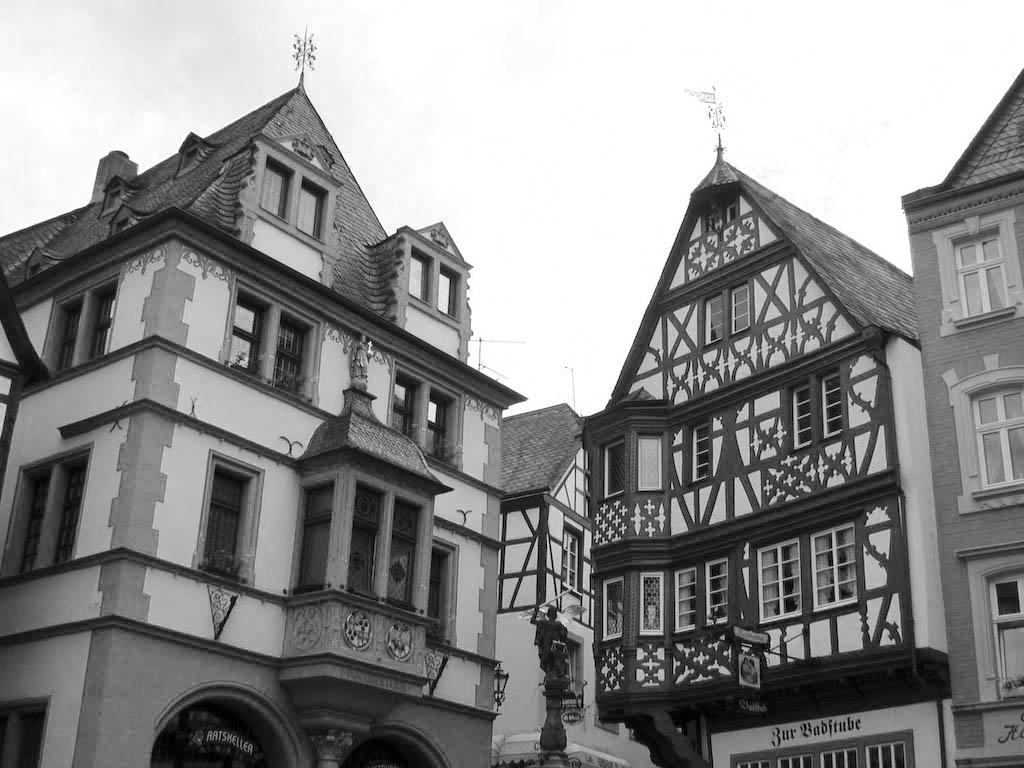
#> input picture Görüntüİşleme/opencv/res/otsu.jpg, 1024 x 768 px
$ python otsumethod.py
#> lines starting #> are read from the running program, lines starting #| are printed output that depends on the picture; after the words box and inside, x2 and y2 are one past the last pixel; in counts of white or black regions, pixels touching at a corner belong together
import numpy as np
import cv2
#Numpy ve OpenCV modüllerini dahil ediyoruz.
#Numpy, Python'da matematiksel işlemler yapmak için kullanılırken, OpenCV görüntü işleme için kullanılır.

# Görüntüyü yükle
img = cv2.imread('res/otsu.jpg', 0)#Resmi okuyoruz. 'res/otsu.jpg' belirtilen dosya yolundaki görüntüyü okuyoruz. İkinci argüman olan '0', okunan görüntünün gri tonlamalı olmasını sağlar.
#> img is the input picture: shape (768, 1024); min 0, max 255, mean 141.3

# Görüntünün boyutunu al
height, width = img.shape#Resmin yüksekliği ve genişliği alınır.
#> height = 768; width = 1024

# Histogramı hesapla
hist = cv2.calcHist([img], [0], None, [256], [0, 256]) #Görüntünün histogramını hesaplar. calcHist fonksiyonu bir görüntü için histogram hesaplar. İlk argüman, görüntüdür.
#> hist = 256 values, max 129724 at index 255, min 73 at index 219, mean 3072
# İkinci argüman, hesaplanacak histogramın kanalıdır. Gri tonlamalı görüntüler için, bu her zaman [0] dır.
# Üçüncü argüman, maskeden özellikler hesaplamak için kullanılacak bir maske belirler.
# Dördüncü argüman, histogramın boyutunu belirler.
# Beşinci argüman, hesaplanan histogramın aralığını belirler.

# Toplam piksel sayısını hesapla
total_pixels = height * width #Toplam piksel sayısı hesaplanır.
#> total_pixels = 786432

# Sınıf sayısını tanımla
class_number = 256 #piksel yoğunluklarının 0'dan 255'e kadar olan tüm olası değerlerini içeren 256 sınıfı temsil eder. Bu sayede Otsu eşikleme yöntemi, görüntüdeki farklı sınıfların (arkaplan ve nesne) ayrılmasını sağlar ve optimal bir eşik değeri bulunabilir.

# Eşik değerini bulmak için değişkenleri tanımla
max_variance = 0
threshold = 0

# Otsu eşikleme yöntemini uygula
for i in range(1, class_number): #Otsu eşikleme yöntemini uygulamak için, görüntünün histogramındaki her piksel değeri için bir eşik değeri hesaplanır.
    # Sınıfları ayır
    class1 = np.sum(hist[:i]) #Piksel değerleri iki sınıfa bölünür.class1 değişkeni, histogramın sıfırdan i-1 arasındaki piksel değerlerinin toplamını
    class2 = np.sum(hist[i:])#Piksel değerleri iki sınıfa bölünür.class2 değişkeni ise i'den 256'ya kadar olan piksel değerlerinin toplamını verir
    # Bu şekilde, histogramdaki piksel değerleri iki sınıfa ayrılmış olur ve her sınıfın toplam piksel sayısı hesaplanmış olur. Bu sınıfların ağırlıkları daha sonra kullanılmak üzere hesaplanacaktır.

    # Piksel sayılarını hesapla
    w1 = class1 / total_pixels #Sınıfların ağırlıkları hesaplanır.
    w2 = class2 / total_pixels #Otsu eşikleme yöntemi, bir görüntüyü iki sınıfa bölerek arka plan ve nesne gibi iki bölgeyi tanımlamayı amaçlar. w1, histogramın sol tarafındaki sınıfın ağırlığıdır ve w2, histogramın sağ tarafındaki sınıfın ağırlığıdır.
    # Bu ağırlıklar, her sınıftaki piksellerin toplam sayısının görüntünün toplam piksel sayısına bölünmesi ile hesaplanır.

    # Ortalama değerleri hesapla
    if class1 == 0: #if blokları, eğer sınıfın toplam piksel sayısı 0 ise, o sınıf için ortalama değeri 0 olarak belirler. Bu durum, eğer bir sınıfta hiç piksel yoksa, o sınıfa ait ortalama değeri hesaplamaya çalışırken oluşabilecek bölme hatasını önler.
        mean1 = 0
    else:
        mean1 = np.sum(np.arange(i) * hist[:i]) / class1 # histogramda bulunan piksel değerlerinin belirli bir eşik değerine kadar olan kısmının ortalamasını hesaplar. İlk olarak, np.arange(i) ifadesi, 0'dan i'ye kadar olan tam sayıları bir dizi olarak döndürür. Bu, histogramda bulunan piksel değerlerinin dizisine karşılık gelir. Daha sonra, bu değerler histogramdaki piksel değerleriyle çarpılır. np.sum işlevi, çarpımların toplamını hesaplar. Son olarak, bu toplam, sınıf1'teki piksel sayısına bölünür, böylece belirli bir eşik değerine kadar olan piksel değerleri için ortalama değer hesaplanmış olur.
    if class2 == 0: #if blokları, eğer sınıfın toplam piksel sayısı 0 ise, o sınıf için ortalama değeri 0 olarak belirler. Bu durum, eğer bir sınıfta hiç piksel yoksa, o sınıfa ait ortalama değeri hesaplamaya çalışırken oluşabilecek bölme hatasını önler.
        mean2 = 0
    else: #mean1 ve mean2 değişkenleri hesaplanır. Bunlar, her bir sınıf için ortalama piksel değerleridir. Bu hesaplama, o sınıftaki her pikselin değeri ile o pikselin sayısının çarpımının toplamının, sınıfın toplam piksel sayısına bölünmesiyle yapılır.
        mean2 = np.sum(np.arange(i, class_number) * hist[i:]) / class2 #mean2 değişkeni, eşik değerinin sağ tarafındaki piksellerin ortalamasını hesaplar. İlk olarak, np.arange(i, class_number) ifadesi, eşik değerinin sağ tarafındaki piksel değerlerinin aralığını belirler. Daha sonra, hist[i:] ifadesi, bu piksel değerleri için histogramda ilgili piksel sayısını verir. np.arange(i, class_number) * hist[i:] ifadesi, bu piksel değerlerini ilgili piksel sayısı ile çarpıp, histogramda bu piksel değerlerine karşılık gelen toplam piksel değerlerini hesaplar. Son olarak, np.sum() işlemi, tüm bu piksel değerlerinin toplamını verir. Bu toplam, eşik değerinin sağ tarafındaki piksellerin toplam piksel değerini verir. Bu toplamı sınıf sayısına bölersek, ortalama değeri elde ederiz.
    # Varyansları hesapla
    variance = w1 * w2 * ((mean1 - mean2) ** 2) # sınıfların ağırlıkları ve ortalama değerlerinin farkının karesinin, sınıfların ağırlıklarının çarpımına çarpılmasıyla elde edilir. Bu hesaplama, sınıfların homojenliğini gösteren bir ölçüdür.
    # Varyans en büyük değerse eşik değerini güncelle
    if variance > max_variance:  #, eğer variance değeri daha önceki tüm değerlerden büyükse, max_variance değişkeni bu yeni değere eşitlenir ve threshold değişkeni de i değerine eşitlenir. Bu, şimdiye kadar hesaplanan en iyi eşik değerini belirlemeye çalışır.
        max_variance = variance
        threshold = i
#> this loop made 255 passes
#> (class1, class2, w1, w2, mean1, mean2, variance, max_variance) on passes 1 to 10: (598, 785834, 0.00076, 0.999, 0, 32640, 809487.1, 809487.1), (973, 785459, 0.00124, 0.999, 1, 32639, 1316318.8, 1316318.8), (1497, 784935, 0.0019, 0.998, 3, 32637, 2023362.8, 2023362.8), (2142, 784290, 0.00272, 0.997, 6, 32634, 2891709.7, 2891709.7), (2848, 783584, 0.00362, 0.996, 10, 32630, 3839468.5, 3839468.5), (3619, 782813, 0.0046, 0.995, 15, 32625, 4871086.7, 4871086.7), (4434, 781998, 0.00564, 0.994, 21, 32619, 5957456.6, 5957456.6), (5247, 781185, 0.00667, 0.993, 28, 32612, 7036414.3, 7036414.3), (6118, 780314, 0.00778, 0.992, 36, 32604, 8187262.2, 8187262.2), (7059, 779373, 0.00898, 0.991, 45, 32595, 9424713.8, 9424713.8)
#> (class1, class2, w1, w2, mean1, mean2, max_variance) on passes 61 to 66: (174781, 611651, 0.222, 0.778, 1830, 30810, 145168476.4), (178615, 607817, 0.227, 0.773, 1891, 30749, 146184348.1), (182323, 604109, 0.232, 0.768, 1953, 30687, 147036983.9), (186068, 600364, 0.237, 0.763, 2016, 30624, 147821965.6), (189756, 596676, 0.241, 0.759, 2080, 30560, 148488118.1), (193406, 593026, 0.246, 0.754, 2145, 30495, 149048445.4)

# Eşik değerini düşük bir değere ayarlayarak görüntüyü ikili hale getir
binary_img = np.zeros((height, width), dtype=np.uint8) #belirtilen boyutlarda bir siyah beyaz (binary) görüntü dizisi oluşturur. height ve width değişkenleri, oluşturulan dizinin boyutlarını belirler. Dizinin tüm öğeleri başlangıçta sıfır olarak ayarlanır, yani siyah renkli bir görüntüdür. dtype değişkeni, oluşturulan dizinin veri tipini belirtir. np.uint8, 0-255 aralığında tamsayı değerleri kullanır.
binary_img[img >= 50] = 255 #img" adlı bir görüntüdeki piksellerin 130'dan büyük veya eşit olduğu durumlarda "binary_img" adlı başka bir görüntüdeki pikselleri 255 (beyaz) olarak ayarlar ve diğer tüm pikselleri 0 (siyah) olarak ayarlar. Böylece, "binary_img" adlı görüntü, 130'dan büyük olan piksellerin beyaz ve diğer tüm piksellerin siyah olduğu bir ikili görüntü olur.

# Görüntüyü göster
cv2.imshow("orijinal resim",img) #orijinal resim gösterilir
cv2.imshow('Otsu Thresholding', binary_img) #otsu eşikleme yöntemi kullanılmış resim
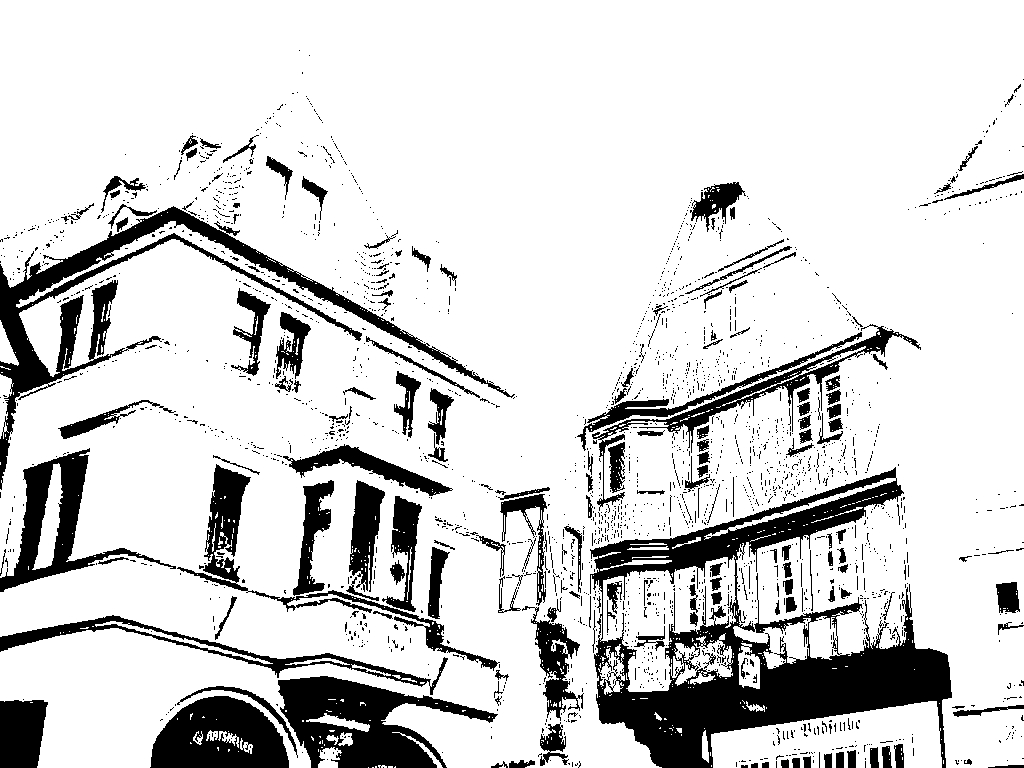
#> window 'Otsu Thresholding': shape (768, 1024); 83.3% white; 2348 black regions (2160 under 20 px), largest, box (x1, y1, x2, y2) and area: (590, 467, 952, 768) 34979, (0, 206, 515, 490) 14769, (278, 676, 498, 768) 9905
cv2.waitKey(0) #cv2.waitKey() fonksiyonu, klavyeden bir tuşa basılıncaya kadar bekleyen bir fonksiyondur.
# Bu fonksiyon genellikle OpenCV ile görüntü işleme uygulamaları yaparken kullanılır ve kullanıcıya görüntüyü göstermek için kullanılır.
cv2.destroyAllWindows() #cv2.destroyAllWindows() fonksiyonu, OpenCV kütüphanesi kullanılarak açılmış olan tüm pencereleri kapatır.

$ run again, with Görüntüİşleme/opencv/res/train.jpg copied over Görüntüİşleme/opencv/res/otsu.jpg
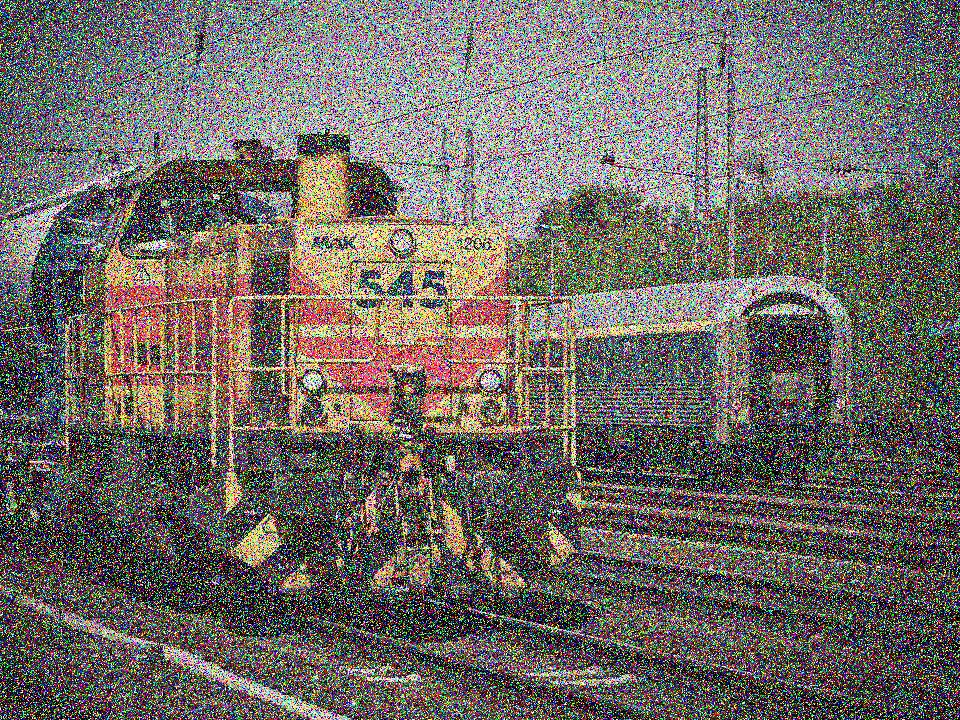
#> input picture Görüntüİşleme/opencv/res/train.jpg, 960 x 720 px
#> `img = cv2.imread('res/otsu.jpg', 0)#Resmi okuyoruz. 'res/otsu.jpg' bel..`:
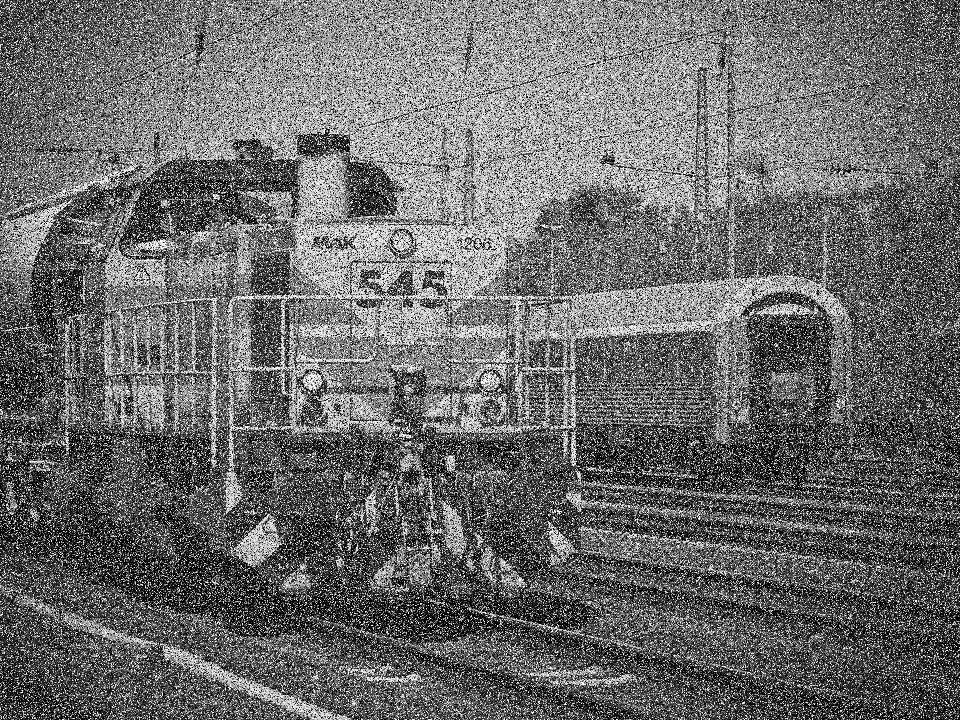
#> img: shape (720, 960); min 0, max 255, mean 107
#> hist = 256 values, max 29618 at index 0, min 1070 at index 253, mean 2700
#> the loop `for i in range(1, class_number):` made 255 passes
#> (class1, class2, w1, w2, mean1, mean2, variance, max_variance) on passes 1 to 6: (29618, 661582, 0.0429, 0.957, 0, 32640, 43695051, 43695051), (32737, 658463, 0.0474, 0.953, 1, 32639, 48062889, 48062889), (35786, 655414, 0.0518, 0.948, 3, 32637, 52283184.4, 52283184.4), (38989, 652211, 0.0564, 0.944, 6, 32634, 56663534.9, 56663534.9), (42204, 648996, 0.0611, 0.939, 10, 32630, 61003687.7, 61003687.7), (45605, 645595, 0.066, 0.934, 15, 32625, 65534012.1, 65534012.1)
#> `cv2.imshow('Otsu Thresholding', binary_img)`:
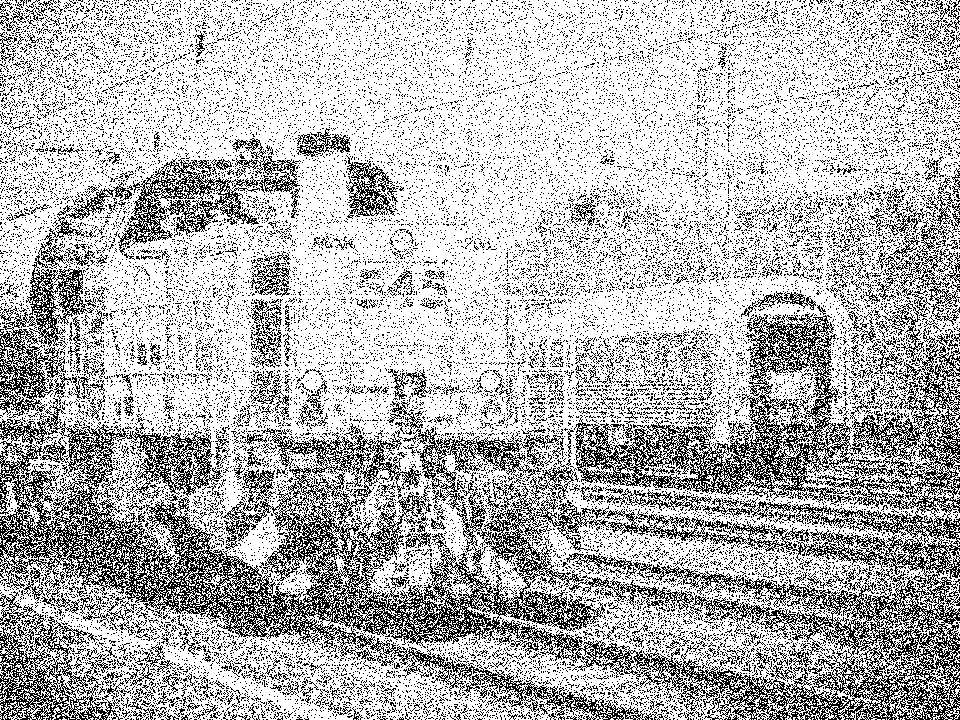
#> window 'Otsu Thresholding': shape (720, 960); 71.5% white; black in thin lines or dots
